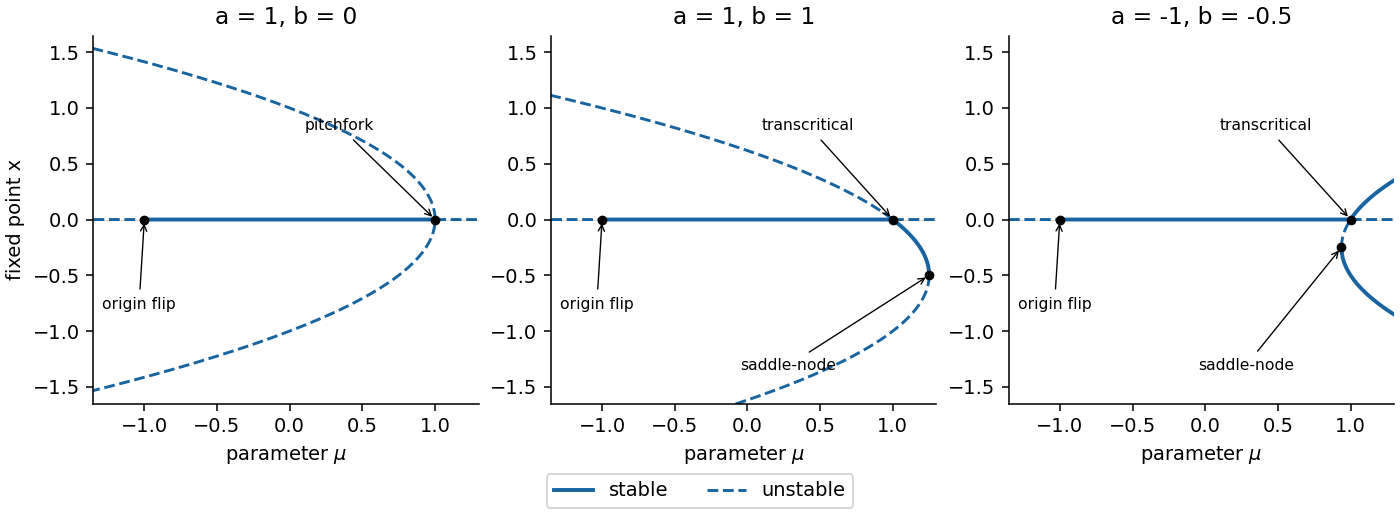

Generate this figure with Python:
"""Original cubic fixed-point diagrams; Python 3.14/NumPy 2.3/Matplotlib 3.10.
Opaque PNG basename output to caller CWD; uses caller's MPLCONFIGDIR.
"""
import numpy as np
import matplotlib
matplotlib.use('Agg')
import matplotlib.pyplot as plt
from matplotlib.lines import Line2D
fig,axs=plt.subplots(1,3,figsize=(10,3.7),layout='constrained',facecolor='white')
for ax,(a,b,title) in zip(axs,[(1.,0.,'a = 1, b = 0'),(1.,1.,'a = 1, b = 1'),(-1.,-.5,'a = -1, b = -0.5')]):
    mu=np.linspace(-1.35,1.30,1500)
    for xs,ms,M in [(np.zeros_like(mu),mu,mu)]:
        stable=np.abs(M)<1
        ax.plot(ms,np.where(stable,xs,np.nan),color='#1964a0',lw=2)
        ax.plot(ms,np.where(~stable,xs,np.nan),color='#1964a0',lw=1.5,ls='--')
    x=np.linspace(-2,2,5000);m=1-b*x-a*x*x;M=1+b*x+2*a*x*x
    stable=np.abs(M)<1
    ax.plot(np.where(stable,m,np.nan),x,color='#1964a0',lw=2)
    ax.plot(np.where(~stable,m,np.nan),x,color='#1964a0',lw=1.5,ls='--')
    ax.scatter([-1,1],[0,0],color='black',s=16,zorder=4)
    ax.annotate('origin flip',xy=(-1,0),xytext=(-1.29,-.8),fontsize=8,
                arrowprops={'arrowstyle':'->','lw':.7})
    ax.annotate('pitchfork' if b==0 else 'transcritical',xy=(1,0),xytext=(.1,.8),fontsize=8,
                arrowprops={'arrowstyle':'->','lw':.7})
    if b:
        mf=1+b*b/(4*a);xf=-b/(2*a)
        ax.scatter([mf],[xf],color='black',s=16,zorder=4)
        ax.annotate('saddle-node',xy=(mf,xf),xytext=(-.05,-1.35),fontsize=8,
                    arrowprops={'arrowstyle':'->','lw':.7})
    ax.set(xlim=(-1.35,1.30),ylim=(-1.65,1.65),xlabel=r'parameter $\mu$',title=title)
    ax.axhline(0,color='0.85',lw=.6,zorder=0)
    ax.spines[['top','right']].set_visible(False)
    ax.set_facecolor('white')
axs[0].set_ylabel('fixed point x')
fig.legend(handles=[Line2D([],[],color='#1964a0',lw=2,label='stable'),Line2D([],[],color='#1964a0',ls='--',label='unstable')],loc='outside lower center',ncol=2)
fig.savefig('paper-4-fixed-point-bifurcations.png',dpi=140,facecolor='white',transparent=False)
plt.close(fig)
